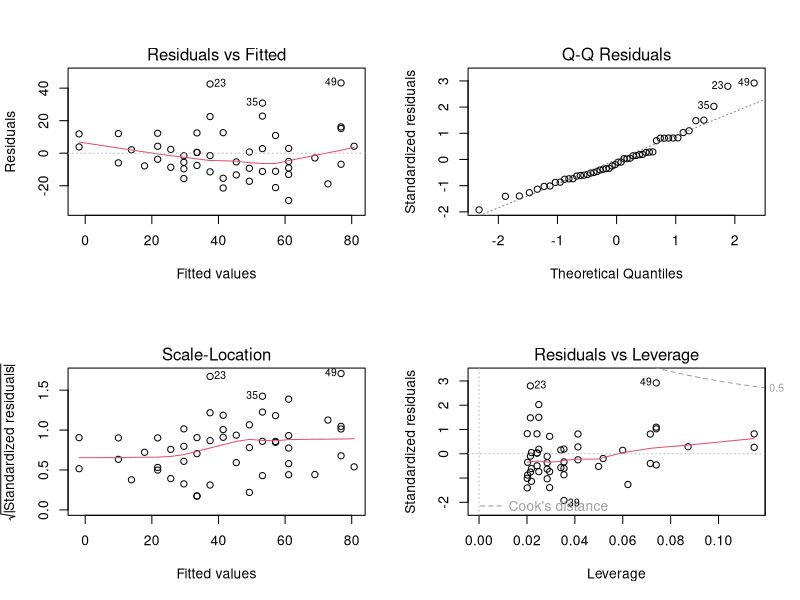
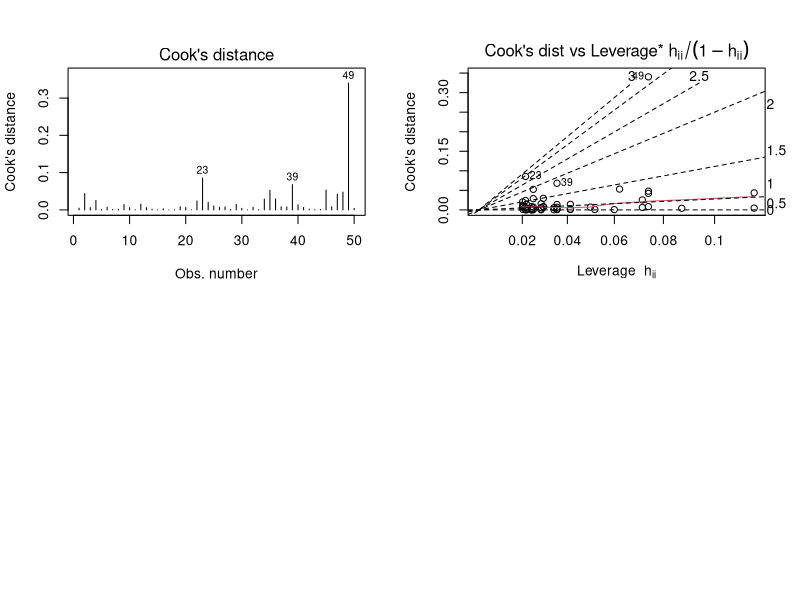
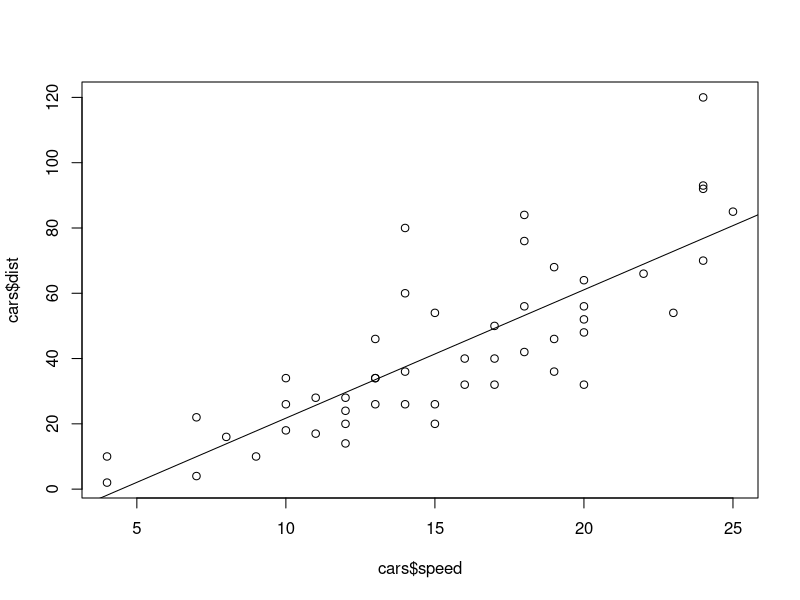
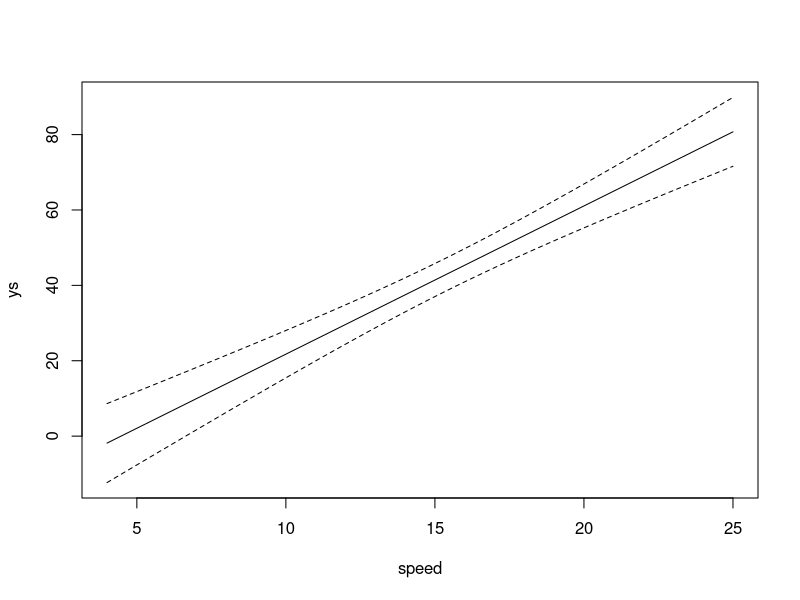
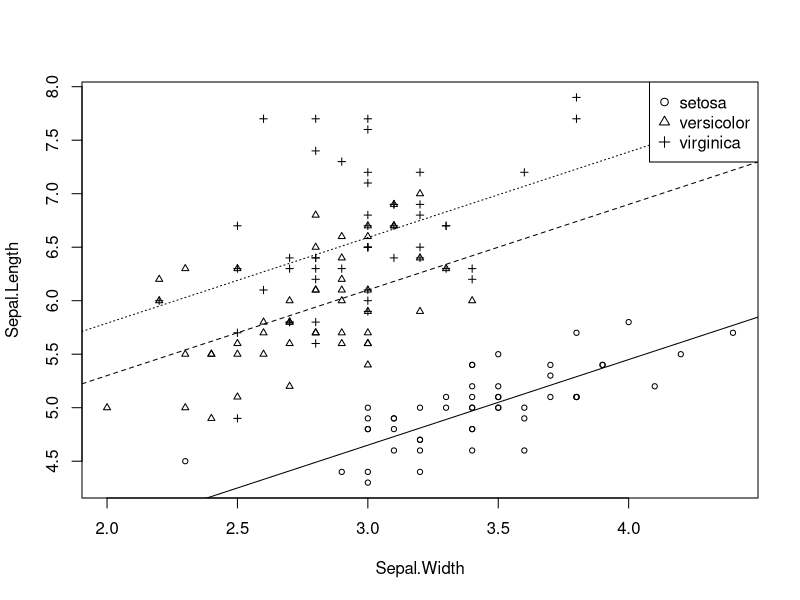
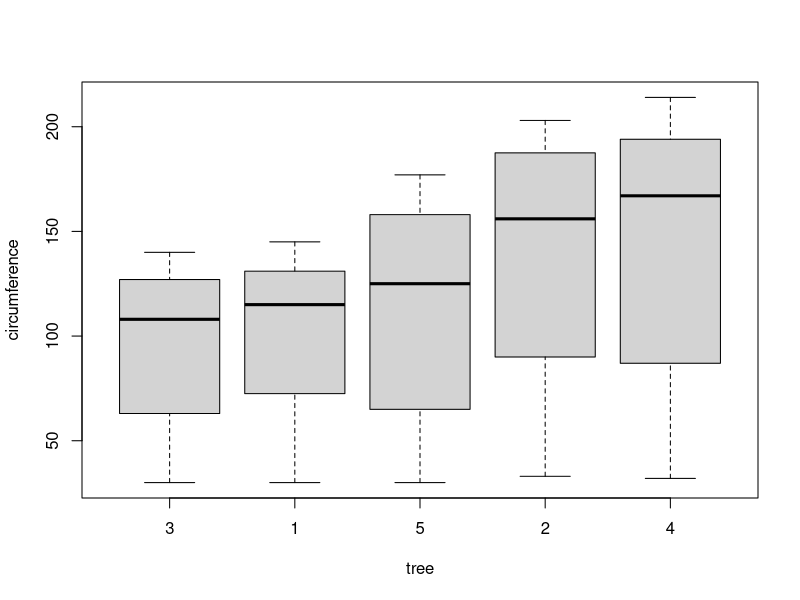
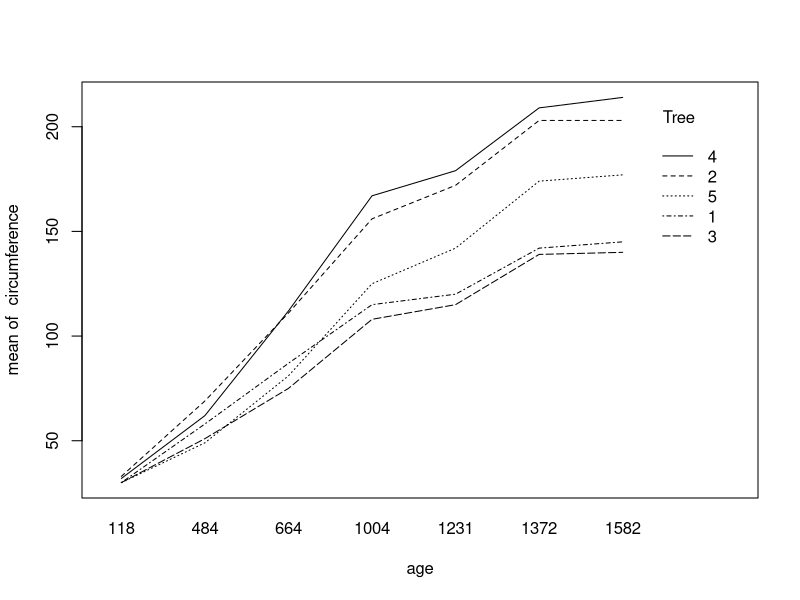

Reproduce these figures in R, in order. (Note: this script raises an error after producing the figures.)
# Linear Regression ----
# (1) Simple Linear Regression - Y = B0 + B1 * X + E
# B0 : Intercept, B1 : X's coefficient, E : error
# lm(formula, data) ----
data(cars)
head(cars)
m <- lm(dist ~ speed, cars); m # dist = -17.759 + 3.932 * speed + E
# coef(model), fitted(model), residuals(model), confint(model), deviance(model) ----
coef(m)
fitted(m)[1 : 4] # predicted dist value
residuals(m)[1 : 4] # E = Y - ^Y(predicted value)
fitted(m)[1 : 4] + residuals(m)[1 : 4]
cars$dist[1 : 4]
confint(m) # confidence interval
deviance(m) # sigma(all residuals)^2

# predict(object, newdata, interval = c(default = "none", "confidence", "prediction")) ----
m <- lm(dist ~ speed, data = cars)
predict(m, newdata = data.frame(speed = 3))
coef(m)
-17.579095 + 3.932409 * 3
predict(m, newdata = data.frame(speed = 3), interval = "confidence")
predict(m, newdata = data.frame(speed = 3), interval = "prediction")

# model evaluation : summary() ----
summary(m) # R-squared : How much the model explains the variance of the data
# F-statistic : Statistically, how meaningful is the model.
#               How much the difference 
#               in the sum of squared differences is significant
#               dist = B0 + E(Reduced Model) and 
#               dist = B0 + B1 * speed + E(Full Model)
#               Finally, F-sta~ is Hypothesis test result about
#               H0 : B1 = 0, H1 : B1 is not 0.
## R-squared, Adjusted R-squared ----
## SST(Total Sum of Squares) - sigma(Yi - Ybar)^2
## SSR(Sum of Squares due to Regression) - sigma(^Yi - Ybar)^2
## Yi - value of i th dependent variable
## Ybar - mean of Yi
## ^Yi - predicted value of i th dependent variable by Linear Regression model
## if number of independent variable increases, R-squared becomes large.
## Therefore, Use Adjusted R-squared.
## SSE(Sum of Squares due to residual errors) = SST - SSR = sigma(Yi - ^Yi)^2
## R^adj = 1 - (SSE / (n - k - 1)) * (SST / (n - 1))
## n - number of data, k - number of independent variable

# Analysis of Variance : evaluating model or comparing with between some of models ----
# anova(object, ..) ----
anova(m)
full <- lm(dist ~ speed, data = cars); full
reduced <- lm(dist ~ 1, data = cars); reduced
anova(reduced, full)
# Diagnosing model graph ----
# plot.lm(x, which = c(1 : 3, 5)) ----
par(mfrow = c(2, 2))
plot(m)
plot(m, which = c(4, 6))
par(mfrow = c(1, 1))

# Visualizing Regression Line
plot(cars$speed, cars$dist)
abline(coef(m))
summary(cars$speed)
predict(m, newdata = data.frame(speed = seq(4.0, 25.0, .2)),
        interval = "confidence")
speed <- seq(min(cars$speed), max(cars$speed), .1)
ys <- predict(m, newdata = data.frame(speed = speed), interval = "confidence")
matplot(speed, ys, type = 'n')
matlines(speed, ys, lty = c(1, 2, 2), col = 1)

# Multiple Linear Regression ----
m <- lm(Sepal.Length ~ Sepal.Width + Petal.Length + Petal.Width, data = iris); m
summary(m)
m <- lm(Sepal.Length ~ ., data = iris); m
summary(m)

# Make design matrix
# model.matrix(object, data = environment(object)) ----
model.matrix(m)[c(1, 51, 101), ]
anova(m)

# Visualizing Multiple Linear Regression model
with(iris, plot(Sepal.Width, Sepal.Length,
                cex = .7,
                pch = as.numeric(Species)))
as.numeric(iris$Species)
m <- lm(Sepal.Length ~ Sepal.Width + Species, data = iris)
coef(m)
abline(2.25, 0.8, lty = 1)
abline(2.25 + 1.45, 0.8, lty = 2)
abline(2.25 + 1.94, 0.8, lty = 3)
legend("topright", levels(iris$Species), pch = 1 : 3, bg = "white")
levels(iris$Species)

# Expression of Quadratic Equation ----
# I(x) ----
x <- 1 : 1000
y <- x^2 + 3 * x + 5 + rnorm(1000)
lm(y ~ I(x^2) + x)

x1 <- 1 : 1000
x2 <- 3 * x1
y <- 3 * (x1 + x2) + rnorm(1000)
lm(y ~ I(x1 + x2))
lm(y ~ x1 + x2)

x <- 101 : 200
y <- exp(3 * x + rnorm(100))
lm(log(y) ~ x)
y <- log(x) + rnorm(100)
lm(y ~ log(x))

# Interaction ----
# ex) dist ~ speed + size + speed : size or dist ~ speed * size ----
data(Orange); Orange
with(Orange, plot(Tree, circumference, xlab = "tree", ylab = "circumference"))
# interaction.plot(x.factor, trace.factor, response) ----
with(Orange, interaction.plot(age, Tree, circumference))
Orange[, "fTree"] <- factor(Orange[, "Tree"], ordered = F)
m <- lm(circumference ~ fTree * age, data = Orange)
anova(m)
head(model.matrix(m))
mm <- model.matrix(m)
mm[, grep("age", colnames(mm))]

# Outlier : Externally Studentized Residual(ESR) ----
# ESR - divide Residuals into Standard Deviation of Residuals
# rstudent(model), car::outlierTest(model, ...) ----
install.packages("car")
library(car)
data(Orange)
m <- lm(circumference ~ age + I(age^2), data = Orange)
rstudent(m)
Orange <- rbind(Orange, data.frame(Tree = as.factor(c(6, 6, 6)),
                                   age = c(118, 484, 664),
                                   circumference = c(177, 50, 30)))
tail(Orange)
m <- lm(circumference ~ age + I(age^2), data = Orange)
outlierTest(m)

# Variables Selection ----
# step(object, scope, direction = c("both", "forward", "backward")) ----
library(mlbench)
data(BostonHousing)
m <- lm(medv ~ ., data = BostonHousing)
m2 <- step(m, direction = "both")
formula(m2)
# AIC(Akaikie Information Criteria) - The lower, The better

# leaps::regsubsets(x, data, 
#                   method = c("exhaustive", "forward", "backward", "seqrep"),
#                   nbest = 1)
#                   exhaustive - Search all models
#                   forward - add variable
#                   backward - delete variable
#                   seqrep(sequential replacment) - repeat adding and deleting variable
#                   nbest - get n best model
install.packages("leaps")
library(leaps)
library(mlbench)
data(BostonHousing)
m <- regsubsets(medv ~ ., data = BostonHousing)
summary(m)
plot(m, scale = "adjr2")
plot(m, scale = "bic")
